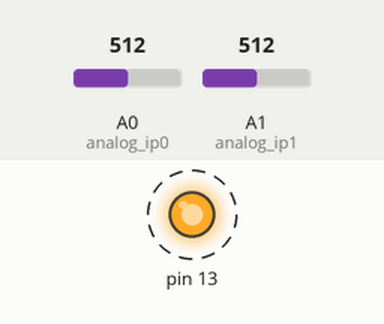
This sketch was run on a simulated Arduino Nano, built with avr-gcc and run on an emulated ATmega328P. Parts: output pins drawn as LEDs (lit = HIGH). Dashed ring = blinking. The inputs (shaded band) are chosen by the test bench; at power-on: A0 (analog_ip0) = 512, A1 (analog_ip1) = 512. What the sketch prints to the serial monitor is not drawn.

Above: at 0.05 s.
Timing chart, 0 to 3.0 s (numbered marks = the images above):
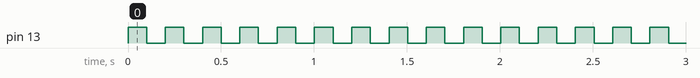

The sketch:

MQ-sensors.ino
```cpp
/*
  Gas alarm Arduino skectch.

  For Arduino NANO (Chineese make)
  Select Arduino NANO board
  Processor ATmega328P (old bootloader)
  115200 baud

*/

int value;
int Alarm=0;
const int analog_ip0 = A0;   // Naming analog input pin
const int analog_ip1 = A1;   // Naming analog input pin

void setup() {
  Serial.begin(115200);
  // initialize digital pin 13 as an output.
  pinMode(13, OUTPUT);
  // initalize a pin for output
  // pinMode();
}

void loop() {
  digitalWrite(13, HIGH);  // turn the LED on (HIGH is the voltage level)
  delay(100);              // wait n ms
  digitalWrite(13, LOW);   // turn the LED off by making the voltage LOW
  delay(100);              // wait n ms

  value = analogRead(analog_ip0);
  if (value>500) Alarm=1;
  //Serial.print("Detector value MQ2 :");
  //Serial.print(value);

  value = analogRead(analog_ip1);
  if (value>500) Alarm=1;
  //Serial.print("  Detector value MQ9 :");
  //Serial.print(value);
  //Serial.println();
  if (Alarm>0) Serial.println("ALARM ALARM ALARM ALARM");
  /*
    Insert code to set of some audio alarm, buzzer, bell or klaxon.
  */
}
/*

The Alarm will stay until the reset button or power off.
Maybe add a reset button to the box.

*/
```

Measured:
- by itself, pin 13: alternates HIGH for 0.10 s and LOW for 0.10 s
